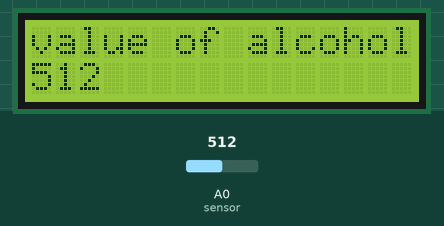
A sketch run on a simulated Arduino Uno, built with avr-gcc and run on an emulated ATmega328P. Shown: 16×2 character LCD. The test bench sets the inputs (shaded band); at power-on: A0 (sensor) = 512.

Above: at 1.2 s.
1.3 s: A0 (sensor) set to 716
At 2.0 s:
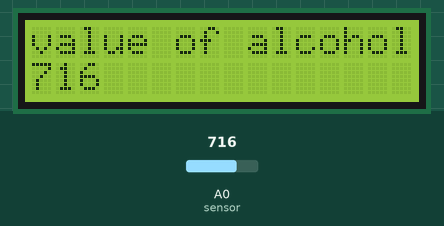
2.9 s: A0 (sensor) set to 900
At 3.6 s:
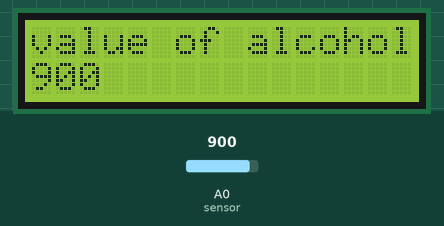
4.4 s: A0 (sensor) set to 1023
At 5.1 s:
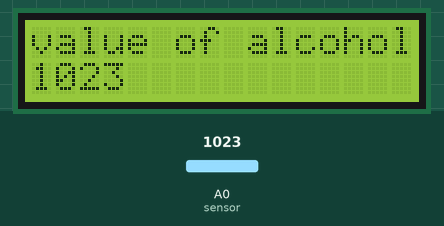
Timing chart, 0 to 7.4 s (numbered marks = the images above; inputs shaded):
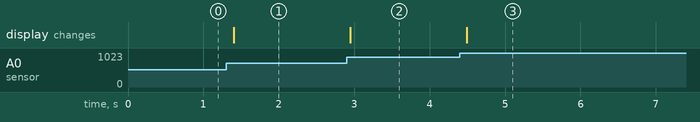

The sketch:

Alcohol__sensor.ino
```cpp
#include <LiquidCrystal.h>  //include library for lcd

LiquidCrystal lcd(7,6,5,4,3,2);  // create object for lcd and intilize it
int value; //variable to hold the value of alchohal

void setup() {
lcd.begin(16,2);  // begin lcd
}

void loop() {


value=analogRead(A0); //reading value from arduino analog pin which is recieving value from sensor pin
lcd.setCursor(0,0);    // setting cursor on lcd,s 0th row and 0th column
lcd.print("value of alcohol");   // writing string on lcd
lcd.setCursor(0,1);  // setting cursor on 0th column of 1st row
lcd.print(value);  //printing value on lcd
delay(100);   //waiting  for 100 milli second
}
```

Measured:
- after the input at 1.3 s, the display: changes after 0.10 s (image 1)
- after the input at 2.9 s, the display: changes after 0.05 s (image 2)
- after the input at 4.4 s, the display: changes after 0.09 s (image 3)
